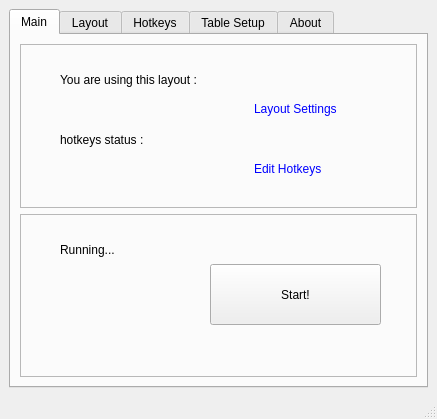
<?xml version="1.0" encoding="UTF-8"?>
<ui version="4.0">
 <class>MainWindow</class>
 <widget class="QMainWindow" name="MainWindow">
  <property name="geometry">
   <rect>
    <x>0</x>
    <y>0</y>
    <width>437</width>
    <height>419</height>
   </rect>
  </property>
  <property name="maximumSize">
   <size>
    <width>437</width>
    <height>419</height>
   </size>
  </property>
  <property name="windowTitle">
   <string>MainWindow</string>
  </property>
  <widget class="QWidget" name="centralwidget">
   <layout class="QVBoxLayout" name="verticalLayout">
    <item>
     <widget class="QTabWidget" name="tabWidget">
      <property name="currentIndex">
       <number>0</number>
      </property>
      <widget class="QWidget" name="main">
       <attribute name="title">
        <string>Main</string>
       </attribute>
       <layout class="QVBoxLayout" name="verticalLayout_2">
        <item>
         <widget class="QFrame" name="frame">
          <property name="frameShape">
           <enum>QFrame::StyledPanel</enum>
          </property>
          <property name="frameShadow">
           <enum>QFrame::Sunken</enum>
          </property>
          <widget class="QLabel" name="label">
           <property name="geometry">
            <rect>
             <x>40</x>
             <y>20</y>
             <width>171</width>
             <height>31</height>
            </rect>
           </property>
           <property name="text">
            <string>You are using this layout :</string>
           </property>
          </widget>
          <widget class="QLabel" name="label_2">
           <property name="geometry">
            <rect>
             <x>40</x>
             <y>80</y>
             <width>171</width>
             <height>31</height>
            </rect>
           </property>
           <property name="text">
            <string>hotkeys status :</string>
           </property>
          </widget>
          <widget class="QWidget" name="horizontalLayoutWidget">
           <property name="geometry">
            <rect>
             <x>70</x>
             <y>40</y>
             <width>321</width>
             <height>51</height>
            </rect>
           </property>
           <layout class="QHBoxLayout" name="horizontalLayout">
            <item>
             <widget class="QLabel" name="layout_filename_label">
              <property name="text">
               <string>&lt;layout_filename&gt;</string>
              </property>
             </widget>
            </item>
            <item>
             <widget class="QPushButton" name="layout_settings_button">
              <property name="styleSheet">
               <string notr="true">QPushButton {
    border: none;
    background: transparent;
    text-align: left;
    color: blue;
}
QPushButton:hover {
    color: blue;
}
QPushButton:pressed {
    color: blue;
}</string>
              </property>
              <property name="text">
               <string>Layout Settings</string>
              </property>
             </widget>
            </item>
           </layout>
          </widget>
          <widget class="QWidget" name="verticalLayoutWidget">
           <property name="geometry">
            <rect>
             <x>70</x>
             <y>110</y>
             <width>321</width>
             <height>31</height>
            </rect>
           </property>
           <layout class="QHBoxLayout" name="horizontalLayout_2">
            <item>
             <widget class="QLabel" name="hotkey_status_label">
              <property name="text">
               <string>&lt;hotkeys_status&gt;</string>
              </property>
             </widget>
            </item>
            <item>
             <widget class="QPushButton" name="edit_hotkeys_button">
              <property name="styleSheet">
               <string notr="true">QPushButton {
    border: none;
    background: transparent;
    text-align: left;
    color: blue;
}
QPushButton:hover {
    color: blue;
}
QPushButton:pressed {
    color: blue;
}</string>
              </property>
              <property name="text">
               <string>Edit Hotkeys</string>
              </property>
             </widget>
            </item>
           </layout>
          </widget>
         </widget>
        </item>
        <item>
         <widget class="QFrame" name="frame_2">
          <property name="maximumSize">
           <size>
            <width>419</width>
            <height>177</height>
           </size>
          </property>
          <property name="frameShape">
           <enum>QFrame::StyledPanel</enum>
          </property>
          <property name="frameShadow">
           <enum>QFrame::Sunken</enum>
          </property>
          <widget class="QPushButton" name="start_button">
           <property name="geometry">
            <rect>
             <x>190</x>
             <y>50</y>
             <width>171</width>
             <height>61</height>
            </rect>
           </property>
           <property name="text">
            <string>Start!</string>
           </property>
          </widget>
          <widget class="QLabel" name="running_label">
           <property name="geometry">
            <rect>
             <x>40</x>
             <y>20</y>
             <width>81</width>
             <height>31</height>
            </rect>
           </property>
           <property name="text">
            <string>Running...</string>
           </property>
          </widget>
          <widget class="QLabel" name="table_count_label">
           <property name="geometry">
            <rect>
             <x>40</x>
             <y>40</y>
             <width>101</width>
             <height>61</height>
            </rect>
           </property>
           <property name="text">
            <string/>
           </property>
          </widget>
          <widget class="QLabel" name="table_count_display">
           <property name="geometry">
            <rect>
             <x>80</x>
             <y>50</y>
             <width>31</width>
             <height>41</height>
            </rect>
           </property>
           <property name="text">
            <string/>
           </property>
          </widget>
         </widget>
        </item>
       </layout>
      </widget>
      <widget class="QWidget" name="layout">
       <attribute name="title">
        <string>Layout</string>
       </attribute>
       <widget class="QGroupBox" name="groupBox">
        <property name="geometry">
         <rect>
          <x>20</x>
          <y>150</y>
          <width>181</width>
          <height>131</height>
         </rect>
        </property>
        <property name="title">
         <string>Grid</string>
        </property>
        <widget class="QPushButton" name="visualize_grid">
         <property name="geometry">
          <rect>
           <x>30</x>
           <y>30</y>
           <width>121</width>
           <height>41</height>
          </rect>
         </property>
         <property name="text">
          <string>Visualize Grid</string>
         </property>
        </widget>
        <widget class="QPushButton" name="add_table_count">
         <property name="geometry">
          <rect>
           <x>100</x>
           <y>90</y>
           <width>21</width>
           <height>21</height>
          </rect>
         </property>
         <property name="text">
          <string>+</string>
         </property>
        </widget>
        <widget class="QPushButton" name="reduce_table_count">
         <property name="geometry">
          <rect>
           <x>130</x>
           <y>90</y>
           <width>21</width>
           <height>21</height>
          </rect>
         </property>
         <property name="text">
          <string>-</string>
         </property>
        </widget>
        <widget class="QWidget" name="horizontalLayoutWidget_2">
         <property name="geometry">
          <rect>
           <x>10</x>
           <y>90</y>
           <width>71</width>
           <height>21</height>
          </rect>
         </property>
         <layout class="QHBoxLayout" name="horizontalLayout_3">
          <item>
           <widget class="QLabel" name="label_8">
            <property name="text">
             <string>Total Slots:</string>
            </property>
           </widget>
          </item>
          <item>
           <widget class="QLabel" name="table_count_value">
            <property name="text">
             <string>0</string>
            </property>
           </widget>
          </item>
         </layout>
        </widget>
       </widget>
      </widget>
      <widget class="QWidget" name="hotkeys">
       <attribute name="title">
        <string>Hotkeys</string>
       </attribute>
       <widget class="QLabel" name="label_9">
        <property name="geometry">
         <rect>
          <x>40</x>
          <y>20</y>
          <width>51</width>
          <height>21</height>
         </rect>
        </property>
        <property name="text">
         <string>Fold :</string>
        </property>
       </widget>
       <widget class="QLabel" name="label_10">
        <property name="geometry">
         <rect>
          <x>10</x>
          <y>50</y>
          <width>61</width>
          <height>21</height>
         </rect>
        </property>
        <property name="text">
         <string>Check/call :</string>
        </property>
       </widget>
       <widget class="QLabel" name="label_11">
        <property name="geometry">
         <rect>
          <x>40</x>
          <y>80</y>
          <width>61</width>
          <height>21</height>
         </rect>
        </property>
        <property name="text">
         <string>Bet :</string>
        </property>
       </widget>
       <widget class="QLabel" name="label_12">
        <property name="geometry">
         <rect>
          <x>30</x>
          <y>110</y>
          <width>61</width>
          <height>21</height>
         </rect>
        </property>
        <property name="text">
         <string>Raise :</string>
        </property>
       </widget>
       <widget class="QLabel" name="label_13">
        <property name="geometry">
         <rect>
          <x>210</x>
          <y>20</y>
          <width>61</width>
          <height>21</height>
         </rect>
        </property>
        <property name="text">
         <string>go to slot 1 :</string>
        </property>
       </widget>
       <widget class="QLabel" name="label_14">
        <property name="geometry">
         <rect>
          <x>210</x>
          <y>50</y>
          <width>61</width>
          <height>21</height>
         </rect>
        </property>
        <property name="text">
         <string>go to slot 2 :</string>
        </property>
       </widget>
       <widget class="QLabel" name="label_15">
        <property name="geometry">
         <rect>
          <x>210</x>
          <y>80</y>
          <width>61</width>
          <height>21</height>
         </rect>
        </property>
        <property name="text">
         <string>go to slot 3 :</string>
        </property>
       </widget>
       <widget class="QLabel" name="label_16">
        <property name="geometry">
         <rect>
          <x>210</x>
          <y>110</y>
          <width>61</width>
          <height>21</height>
         </rect>
        </property>
        <property name="text">
         <string>go to slot 4 :</string>
        </property>
       </widget>
       <widget class="QLabel" name="label_17">
        <property name="geometry">
         <rect>
          <x>210</x>
          <y>200</y>
          <width>61</width>
          <height>21</height>
         </rect>
        </property>
        <property name="text">
         <string>go to slot 7 :</string>
        </property>
       </widget>
       <widget class="QLabel" name="label_18">
        <property name="geometry">
         <rect>
          <x>210</x>
          <y>140</y>
          <width>61</width>
          <height>21</height>
         </rect>
        </property>
        <property name="text">
         <string>go to slot 5 :</string>
        </property>
       </widget>
       <widget class="QLabel" name="label_19">
        <property name="geometry">
         <rect>
          <x>210</x>
          <y>170</y>
          <width>61</width>
          <height>21</height>
         </rect>
        </property>
        <property name="text">
         <string>go to slot 6 :</string>
        </property>
       </widget>
       <widget class="QLabel" name="label_20">
        <property name="geometry">
         <rect>
          <x>210</x>
          <y>230</y>
          <width>61</width>
          <height>21</height>
         </rect>
        </property>
        <property name="text">
         <string>go to slot 8 :</string>
        </property>
       </widget>
       <widget class="QPushButton" name="hotkeys_save">
        <property name="geometry">
         <rect>
          <x>20</x>
          <y>270</y>
          <width>111</width>
          <height>31</height>
         </rect>
        </property>
        <property name="text">
         <string>Save</string>
        </property>
       </widget>
       <widget class="QLabel" name="label_21">
        <property name="geometry">
         <rect>
          <x>210</x>
          <y>260</y>
          <width>61</width>
          <height>21</height>
         </rect>
        </property>
        <property name="text">
         <string>go to slot 9 :</string>
        </property>
       </widget>
       <widget class="QLabel" name="label_22">
        <property name="geometry">
         <rect>
          <x>210</x>
          <y>290</y>
          <width>71</width>
          <height>21</height>
         </rect>
        </property>
        <property name="text">
         <string>go to slot 10 :</string>
        </property>
       </widget>
       <widget class="QComboBox" name="hk_toggle_hotkeys">
        <property name="geometry">
         <rect>
          <x>30</x>
          <y>190</y>
          <width>111</width>
          <height>22</height>
         </rect>
        </property>
       </widget>
       <widget class="QComboBox" name="hk_fold">
        <property name="geometry">
         <rect>
          <x>70</x>
          <y>20</y>
          <width>111</width>
          <height>22</height>
         </rect>
        </property>
       </widget>
       <widget class="QComboBox" name="hk_check_call">
        <property name="geometry">
         <rect>
          <x>70</x>
          <y>50</y>
          <width>111</width>
          <height>22</height>
         </rect>
        </property>
       </widget>
       <widget class="QComboBox" name="hk_bet">
        <property name="geometry">
         <rect>
          <x>70</x>
          <y>80</y>
          <width>111</width>
          <height>22</height>
         </rect>
        </property>
       </widget>
       <widget class="QComboBox" name="hk_raise">
        <property name="geometry">
         <rect>
          <x>70</x>
          <y>110</y>
          <width>111</width>
          <height>22</height>
         </rect>
        </property>
       </widget>
       <widget class="QLabel" name="label_25">
        <property name="geometry">
         <rect>
          <x>20</x>
          <y>160</y>
          <width>131</width>
          <height>21</height>
         </rect>
        </property>
        <property name="text">
         <string>Enable/Disable hotkeys :</string>
        </property>
       </widget>
       <widget class="QComboBox" name="hk_move_to_slot_1">
        <property name="geometry">
         <rect>
          <x>290</x>
          <y>20</y>
          <width>111</width>
          <height>22</height>
         </rect>
        </property>
       </widget>
       <widget class="QComboBox" name="hk_move_to_slot_2">
        <property name="geometry">
         <rect>
          <x>290</x>
          <y>50</y>
          <width>111</width>
          <height>22</height>
         </rect>
        </property>
       </widget>
       <widget class="QComboBox" name="hk_move_to_slot_3">
        <property name="geometry">
         <rect>
          <x>290</x>
          <y>80</y>
          <width>111</width>
          <height>22</height>
         </rect>
        </property>
       </widget>
       <widget class="QComboBox" name="hk_move_to_slot_4">
        <property name="geometry">
         <rect>
          <x>290</x>
          <y>110</y>
          <width>111</width>
          <height>22</height>
         </rect>
        </property>
       </widget>
       <widget class="QComboBox" name="hk_move_to_slot_5">
        <property name="geometry">
         <rect>
          <x>290</x>
          <y>140</y>
          <width>111</width>
          <height>22</height>
         </rect>
        </property>
       </widget>
       <widget class="QComboBox" name="hk_move_to_slot_6">
        <property name="geometry">
         <rect>
          <x>290</x>
          <y>170</y>
          <width>111</width>
          <height>22</height>
         </rect>
        </property>
       </widget>
       <widget class="QComboBox" name="hk_move_to_slot_7">
        <property name="geometry">
         <rect>
          <x>290</x>
          <y>200</y>
          <width>111</width>
          <height>22</height>
         </rect>
        </property>
       </widget>
       <widget class="QComboBox" name="hk_move_to_slot_8">
        <property name="geometry">
         <rect>
          <x>290</x>
          <y>230</y>
          <width>111</width>
          <height>22</height>
         </rect>
        </property>
       </widget>
       <widget class="QComboBox" name="hk_move_to_slot_9">
        <property name="geometry">
         <rect>
          <x>290</x>
          <y>260</y>
          <width>111</width>
          <height>22</height>
         </rect>
        </property>
       </widget>
       <widget class="QComboBox" name="hk_move_to_slot_10">
        <property name="geometry">
         <rect>
          <x>290</x>
          <y>290</y>
          <width>111</width>
          <height>22</height>
         </rect>
        </property>
       </widget>
      </widget>
      <widget class="QWidget" name="table_setup">
       <attribute name="title">
        <string>Table Setup</string>
       </attribute>
       <widget class="QPushButton" name="table_setup_save">
        <property name="geometry">
         <rect>
          <x>200</x>
          <y>290</y>
          <width>101</width>
          <height>31</height>
         </rect>
        </property>
        <property name="text">
         <string>Save</string>
        </property>
       </widget>
       <widget class="QPushButton" name="table_setup_search">
        <property name="geometry">
         <rect>
          <x>80</x>
          <y>290</y>
          <width>91</width>
          <height>31</height>
         </rect>
        </property>
        <property name="text">
         <string>Search</string>
        </property>
       </widget>
       <widget class="QGroupBox" name="groupBox_2">
        <property name="geometry">
         <rect>
          <x>10</x>
          <y>10</y>
          <width>391</width>
          <height>101</height>
         </rect>
        </property>
        <property name="title">
         <string>Table Properties</string>
        </property>
        <widget class="QLabel" name="label_6">
         <property name="geometry">
          <rect>
           <x>10</x>
           <y>20</y>
           <width>71</width>
           <height>21</height>
          </rect>
         </property>
         <property name="text">
          <string>Search String :</string>
         </property>
        </widget>
        <widget class="QLineEdit" name="table_string_search">
         <property name="geometry">
          <rect>
           <x>90</x>
           <y>20</y>
           <width>281</width>
           <height>20</height>
          </rect>
         </property>
        </widget>
        <widget class="QLabel" name="label_4">
         <property name="geometry">
          <rect>
           <x>30</x>
           <y>50</y>
           <width>61</width>
           <height>31</height>
          </rect>
         </property>
         <property name="text">
          <string>     Height :</string>
         </property>
        </widget>
        <widget class="QTextEdit" name="table_height">
         <property name="enabled">
          <bool>false</bool>
         </property>
         <property name="geometry">
          <rect>
           <x>90</x>
           <y>50</y>
           <width>51</width>
           <height>31</height>
          </rect>
         </property>
        </widget>
        <widget class="QLabel" name="label_5">
         <property name="geometry">
          <rect>
           <x>160</x>
           <y>50</y>
           <width>41</width>
           <height>31</height>
          </rect>
         </property>
         <property name="text">
          <string>Width :</string>
         </property>
        </widget>
        <widget class="QTextEdit" name="table_width">
         <property name="enabled">
          <bool>false</bool>
         </property>
         <property name="geometry">
          <rect>
           <x>200</x>
           <y>50</y>
           <width>61</width>
           <height>31</height>
          </rect>
         </property>
        </widget>
        <widget class="QLabel" name="label_31">
         <property name="geometry">
          <rect>
           <x>290</x>
           <y>90</y>
           <width>31</width>
           <height>31</height>
          </rect>
         </property>
         <property name="text">
          <string>Raise :</string>
         </property>
        </widget>
       </widget>
       <widget class="QGroupBox" name="groupBox_3">
        <property name="geometry">
         <rect>
          <x>10</x>
          <y>120</y>
          <width>391</width>
          <height>161</height>
         </rect>
        </property>
        <property name="title">
         <string>Button Coordinates</string>
        </property>
        <widget class="QTextEdit" name="fold_coord">
         <property name="enabled">
          <bool>false</bool>
         </property>
         <property name="geometry">
          <rect>
           <x>70</x>
           <y>20</y>
           <width>61</width>
           <height>31</height>
          </rect>
         </property>
        </widget>
        <widget class="QLabel" name="label_23">
         <property name="geometry">
          <rect>
           <x>30</x>
           <y>20</y>
           <width>31</width>
           <height>31</height>
          </rect>
         </property>
         <property name="text">
          <string>Fold :</string>
         </property>
        </widget>
        <widget class="QTextEdit" name="check_call_coord">
         <property name="enabled">
          <bool>false</bool>
         </property>
         <property name="geometry">
          <rect>
           <x>210</x>
           <y>20</y>
           <width>61</width>
           <height>31</height>
          </rect>
         </property>
        </widget>
        <widget class="QLabel" name="label_24">
         <property name="geometry">
          <rect>
           <x>140</x>
           <y>20</y>
           <width>71</width>
           <height>31</height>
          </rect>
         </property>
         <property name="text">
          <string>  Check/Call :</string>
         </property>
        </widget>
        <widget class="QLabel" name="label_26">
         <property name="geometry">
          <rect>
           <x>280</x>
           <y>20</y>
           <width>41</width>
           <height>31</height>
          </rect>
         </property>
         <property name="text">
          <string>    Bet :</string>
         </property>
        </widget>
        <widget class="QLabel" name="label_27">
         <property name="geometry">
          <rect>
           <x>30</x>
           <y>60</y>
           <width>31</width>
           <height>31</height>
          </rect>
         </property>
         <property name="text">
          <string>Raise :</string>
         </property>
        </widget>
        <widget class="QTextEdit" name="bet_coord">
         <property name="enabled">
          <bool>false</bool>
         </property>
         <property name="geometry">
          <rect>
           <x>320</x>
           <y>20</y>
           <width>61</width>
           <height>31</height>
          </rect>
         </property>
        </widget>
        <widget class="QTextEdit" name="raise_coord">
         <property name="enabled">
          <bool>false</bool>
         </property>
         <property name="geometry">
          <rect>
           <x>70</x>
           <y>60</y>
           <width>61</width>
           <height>31</height>
          </rect>
         </property>
        </widget>
        <widget class="QPushButton" name="table_setup_grab_fold">
         <property name="geometry">
          <rect>
           <x>50</x>
           <y>100</y>
           <width>81</width>
           <height>23</height>
          </rect>
         </property>
         <property name="text">
          <string>Grab Fold</string>
         </property>
        </widget>
        <widget class="QPushButton" name="table_setup_grab_check_call">
         <property name="geometry">
          <rect>
           <x>170</x>
           <y>100</y>
           <width>101</width>
           <height>23</height>
          </rect>
         </property>
         <property name="text">
          <string>Grab Check / Call</string>
         </property>
        </widget>
        <widget class="QPushButton" name="table_setup_grab_bet">
         <property name="geometry">
          <rect>
           <x>310</x>
           <y>100</y>
           <width>61</width>
           <height>23</height>
          </rect>
         </property>
         <property name="text">
          <string>Grab Bet</string>
         </property>
        </widget>
        <widget class="QPushButton" name="table_setup_grab_raise">
         <property name="geometry">
          <rect>
           <x>50</x>
           <y>130</y>
           <width>81</width>
           <height>23</height>
          </rect>
         </property>
         <property name="text">
          <string>Grab Raise</string>
         </property>
        </widget>
        <widget class="QLabel" name="label_32">
         <property name="geometry">
          <rect>
           <x>160</x>
           <y>60</y>
           <width>51</width>
           <height>31</height>
          </rect>
         </property>
         <property name="text">
          <string>Amount:</string>
         </property>
        </widget>
        <widget class="QTextEdit" name="amount_coord">
         <property name="enabled">
          <bool>false</bool>
         </property>
         <property name="geometry">
          <rect>
           <x>210</x>
           <y>60</y>
           <width>61</width>
           <height>31</height>
          </rect>
         </property>
        </widget>
        <widget class="QPushButton" name="table_setup_grab_amount">
         <property name="geometry">
          <rect>
           <x>170</x>
           <y>130</y>
           <width>101</width>
           <height>23</height>
          </rect>
         </property>
         <property name="text">
          <string>Grab Amount</string>
         </property>
        </widget>
       </widget>
      </widget>
      <widget class="QWidget" name="tab">
       <attribute name="title">
        <string>About</string>
       </attribute>
       <widget class="QLabel" name="label_3">
        <property name="geometry">
         <rect>
          <x>30</x>
          <y>30</y>
          <width>251</width>
          <height>21</height>
         </rect>
        </property>
        <property name="text">
         <string>Curb Your Tables v.0.2.0a</string>
        </property>
       </widget>
       <widget class="QLabel" name="label_7">
        <property name="geometry">
         <rect>
          <x>30</x>
          <y>60</y>
          <width>251</width>
          <height>21</height>
         </rect>
        </property>
        <property name="text">
         <string>Heavily Inspired by Stack and Tile</string>
        </property>
       </widget>
       <widget class="QLabel" name="label_28">
        <property name="geometry">
         <rect>
          <x>30</x>
          <y>90</y>
          <width>231</width>
          <height>61</height>
         </rect>
        </property>
        <property name="text">
         <string>app name playfully derived as a reference to the tv show Curb your enthusiasm</string>
        </property>
        <property name="wordWrap">
         <bool>true</bool>
        </property>
       </widget>
      </widget>
     </widget>
    </item>
   </layout>
  </widget>
  <widget class="QStatusBar" name="statusbar"/>
 </widget>
 <resources/>
 <connections/>
</ui>
